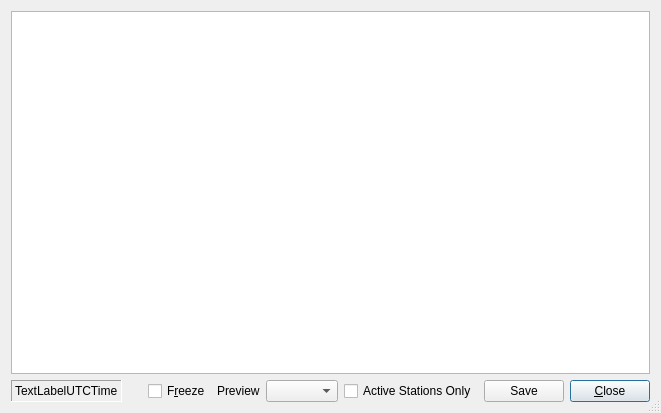
<ui version="4.0" >
 <class>LiveScheduleDlg</class>
 <widget class="QDialog" name="LiveScheduleDlg" >
  <property name="geometry" >
   <rect>
    <x>0</x>
    <y>0</y>
    <width>661</width>
    <height>413</height>
   </rect>
  </property>
  <property name="sizePolicy" >
   <sizepolicy vsizetype="Minimum" hsizetype="Minimum" >
    <horstretch>0</horstretch>
    <verstretch>0</verstretch>
   </sizepolicy>
  </property>
  <property name="cursor" >
   <cursorShape>ArrowCursor</cursorShape>
  </property>
  <property name="windowTitle" >
   <string>Live Schedule</string>
  </property>
  <property name="sizeGripEnabled" >
   <bool>true</bool>
  </property>
  <layout class="QGridLayout" name="gridLayout" >
   <item row="0" column="0" >
    <widget class="QTableView" name="tableView" >
     <property name="editTriggers" >
      <set>QAbstractItemView::NoEditTriggers</set>
     </property>
     <property name="showDropIndicator" stdset="0" >
      <bool>false</bool>
     </property>
     <property name="alternatingRowColors" >
      <bool>true</bool>
     </property>
     <property name="selectionMode" >
      <enum>QAbstractItemView::SingleSelection</enum>
     </property>
     <property name="selectionBehavior" >
      <enum>QAbstractItemView::SelectRows</enum>
     </property>
     <property name="showGrid" >
      <bool>false</bool>
     </property>
     <property name="sortingEnabled" >
      <bool>true</bool>
     </property>
     <property name="cornerButtonEnabled" >
      <bool>false</bool>
     </property>
    </widget>
   </item>
   <item row="1" column="0" >
    <layout class="QHBoxLayout" name="horizontalLayout" >
     <item>
      <widget class="QLabel" name="TextLabelUTCTime" >
       <property name="frameShape" >
        <enum>QFrame::Panel</enum>
       </property>
       <property name="frameShadow" >
        <enum>QFrame::Sunken</enum>
       </property>
       <property name="text" >
        <string>TextLabelUTCTime</string>
       </property>
       <property name="wordWrap" >
        <bool>false</bool>
       </property>
      </widget>
     </item>
     <item>
      <spacer name="Spacer4" >
       <property name="orientation" >
        <enum>Qt::Horizontal</enum>
       </property>
       <property name="sizeType" >
        <enum>QSizePolicy::Minimum</enum>
       </property>
       <property name="sizeHint" stdset="0" >
        <size>
         <width>20</width>
         <height>20</height>
        </size>
       </property>
      </spacer>
     </item>
     <item>
      <widget class="QCheckBox" name="CheckBoxFreeze" >
       <property name="sizePolicy" >
        <sizepolicy vsizetype="Fixed" hsizetype="Minimum" >
         <horstretch>0</horstretch>
         <verstretch>0</verstretch>
        </sizepolicy>
       </property>
       <property name="text" >
        <string>F&amp;reeze</string>
       </property>
      </widget>
     </item>
     <item>
      <widget class="QLabel" name="labelPreview" >
       <property name="text" >
        <string>Preview</string>
       </property>
      </widget>
     </item>
     <item>
      <widget class="QComboBox" name="comboBoxPreview" />
     </item>
     <item>
      <widget class="QCheckBox" name="checkBoxShowActive" >
       <property name="text" >
        <string>Active Stations Only</string>
       </property>
      </widget>
     </item>
     <item>
      <spacer name="horizontalSpacer" >
       <property name="orientation" >
        <enum>Qt::Horizontal</enum>
       </property>
       <property name="sizeHint" stdset="0" >
        <size>
         <width>17</width>
         <height>20</height>
        </size>
       </property>
      </spacer>
     </item>
     <item>
      <widget class="QPushButton" name="pushButtonSave" >
       <property name="text" >
        <string>Save</string>
       </property>
      </widget>
     </item>
     <item>
      <widget class="QPushButton" name="buttonOk" >
       <property name="text" >
        <string>&amp;Close</string>
       </property>
       <property name="autoDefault" >
        <bool>true</bool>
       </property>
       <property name="default" >
        <bool>true</bool>
       </property>
      </widget>
     </item>
    </layout>
   </item>
  </layout>
 </widget>
 <resources/>
 <connections/>
</ui>
